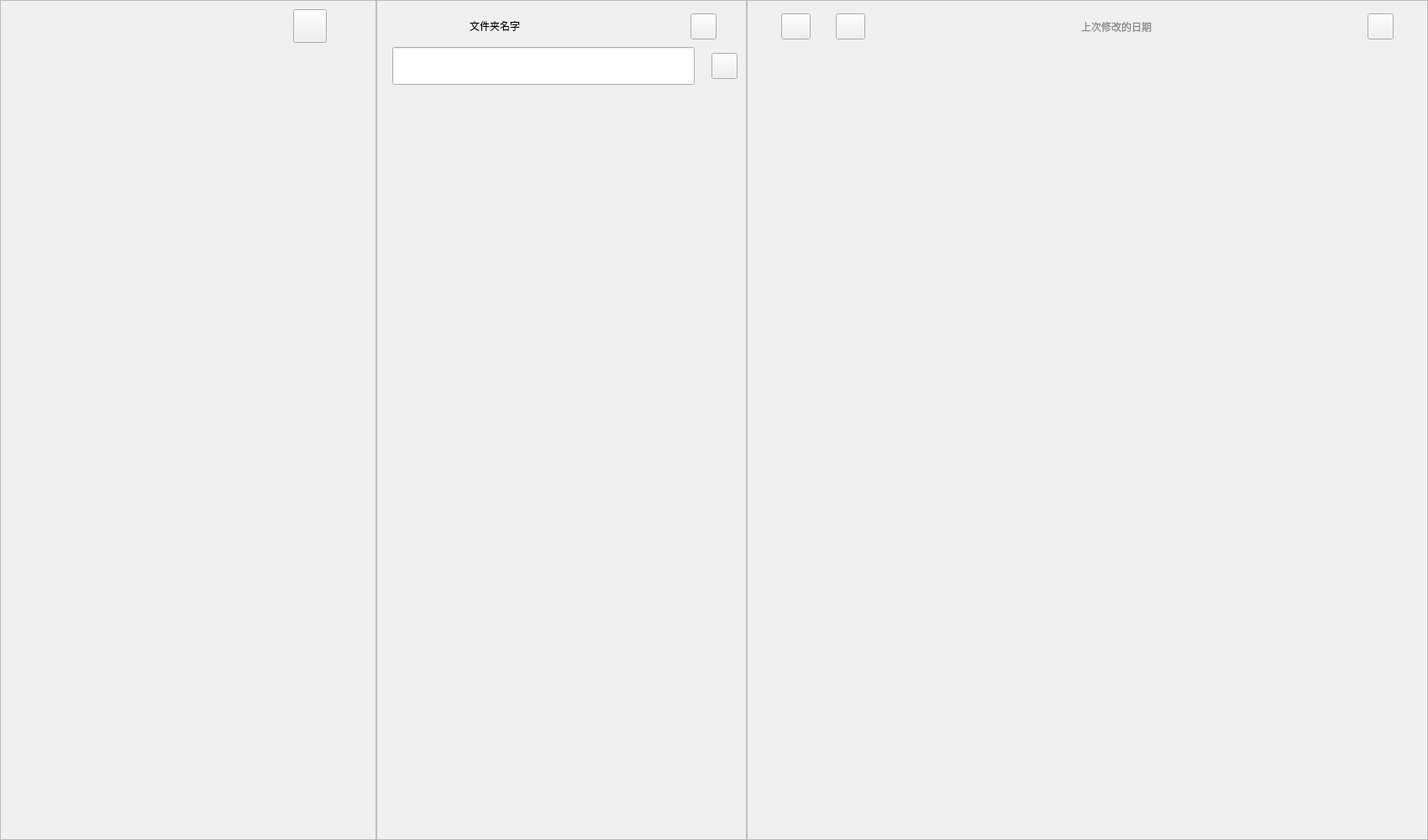
<?xml version="1.0" encoding="UTF-8"?>
<ui version="4.0">
 <class>MainWindow</class>
 <widget class="QMainWindow" name="MainWindow">
  <property name="geometry">
   <rect>
    <x>0</x>
    <y>0</y>
    <width>1700</width>
    <height>1000</height>
   </rect>
  </property>
  <property name="windowTitle">
   <string>ConvNotes</string>
  </property>
  <property name="windowIcon">
   <iconset resource="source.qrc">
    <normaloff>:/image/titleIcon.jpg</normaloff>:/image/titleIcon.jpg</iconset>
  </property>
  <widget class="QWidget" name="centralwidget">
   <property name="styleSheet">
    <string notr="true"/>
   </property>
   <layout class="QGridLayout" name="gridLayout_2">
    <property name="leftMargin">
     <number>0</number>
    </property>
    <property name="topMargin">
     <number>0</number>
    </property>
    <property name="rightMargin">
     <number>0</number>
    </property>
    <property name="bottomMargin">
     <number>0</number>
    </property>
    <property name="spacing">
     <number>0</number>
    </property>
    <item row="0" column="0">
     <widget class="QFrame" name="backFrame">
      <property name="styleSheet">
       <string notr="true">#backFrame 
{ 
	    
	background-color: rgb(240, 240, 240);
} 
#backFrame * 
{ 
    border-image:url(); 
}</string>
      </property>
      <property name="frameShape">
       <enum>QFrame::StyledPanel</enum>
      </property>
      <property name="frameShadow">
       <enum>QFrame::Raised</enum>
      </property>
      <layout class="QVBoxLayout" name="verticalLayout_4">
       <property name="spacing">
        <number>0</number>
       </property>
       <property name="leftMargin">
        <number>0</number>
       </property>
       <property name="topMargin">
        <number>0</number>
       </property>
       <property name="rightMargin">
        <number>0</number>
       </property>
       <property name="bottomMargin">
        <number>0</number>
       </property>
       <item>
        <widget class="QSplitter" name="splitter">
         <property name="enabled">
          <bool>true</bool>
         </property>
         <property name="sizePolicy">
          <sizepolicy hsizetype="Expanding" vsizetype="Expanding">
           <horstretch>0</horstretch>
           <verstretch>0</verstretch>
          </sizepolicy>
         </property>
         <property name="styleSheet">
          <string notr="true">QSplitter::handle 
{ 
	background-color: rgb(191, 191, 191);
}</string>
         </property>
         <property name="lineWidth">
          <number>2</number>
         </property>
         <property name="orientation">
          <enum>Qt::Horizontal</enum>
         </property>
         <property name="handleWidth">
          <number>2</number>
         </property>
         <property name="childrenCollapsible">
          <bool>false</bool>
         </property>
         <widget class="QWidget" name="layoutWidget">
          <layout class="QVBoxLayout" name="verticalLayout">
           <property name="spacing">
            <number>0</number>
           </property>
           <item>
            <spacer name="verticalSpacer">
             <property name="orientation">
              <enum>Qt::Vertical</enum>
             </property>
             <property name="sizeType">
              <enum>QSizePolicy::Fixed</enum>
             </property>
             <property name="sizeHint" stdset="0">
              <size>
               <width>20</width>
               <height>10</height>
              </size>
             </property>
            </spacer>
           </item>
           <item>
            <layout class="QHBoxLayout" name="horizontalLayout">
             <property name="spacing">
              <number>0</number>
             </property>
             <item>
              <spacer name="horizontalSpacer_13">
               <property name="orientation">
                <enum>Qt::Horizontal</enum>
               </property>
               <property name="sizeType">
                <enum>QSizePolicy::Preferred</enum>
               </property>
               <property name="sizeHint" stdset="0">
                <size>
                 <width>300</width>
                 <height>20</height>
                </size>
               </property>
              </spacer>
             </item>
             <item>
              <widget class="QPushButton" name="settingButton">
               <property name="minimumSize">
                <size>
                 <width>40</width>
                 <height>40</height>
                </size>
               </property>
               <property name="maximumSize">
                <size>
                 <width>30</width>
                 <height>50</height>
                </size>
               </property>
               <property name="text">
                <string/>
               </property>
              </widget>
             </item>
             <item>
              <spacer name="horizontalSpacer">
               <property name="orientation">
                <enum>Qt::Horizontal</enum>
               </property>
               <property name="sizeType">
                <enum>QSizePolicy::Fixed</enum>
               </property>
               <property name="sizeHint" stdset="0">
                <size>
                 <width>10</width>
                 <height>20</height>
                </size>
               </property>
              </spacer>
             </item>
            </layout>
           </item>
           <item>
            <widget class="myTreeView" name="allPackageTreeView">
             <property name="minimumSize">
              <size>
               <width>350</width>
               <height>0</height>
              </size>
             </property>
             <property name="styleSheet">
              <string notr="true">background-color: transparent;
border:none;

</string>
             </property>
            </widget>
           </item>
          </layout>
         </widget>
         <widget class="QWidget" name="layoutWidget">
          <layout class="QVBoxLayout" name="verticalLayout_2">
           <property name="spacing">
            <number>0</number>
           </property>
           <property name="topMargin">
            <number>10</number>
           </property>
           <item>
            <layout class="QHBoxLayout" name="horizontalLayout_2">
             <property name="spacing">
              <number>0</number>
             </property>
             <item>
              <spacer name="horizontalSpacer_2">
               <property name="orientation">
                <enum>Qt::Horizontal</enum>
               </property>
               <property name="sizeType">
                <enum>QSizePolicy::Fixed</enum>
               </property>
               <property name="sizeHint" stdset="0">
                <size>
                 <width>20</width>
                 <height>20</height>
                </size>
               </property>
              </spacer>
             </item>
             <item>
              <widget class="QLabel" name="iconPackageLabel">
               <property name="minimumSize">
                <size>
                 <width>24</width>
                 <height>24</height>
                </size>
               </property>
               <property name="maximumSize">
                <size>
                 <width>24</width>
                 <height>24</height>
                </size>
               </property>
               <property name="styleSheet">
                <string notr="true">color: rgb(85, 255, 255);</string>
               </property>
               <property name="text">
                <string/>
               </property>
              </widget>
             </item>
             <item>
              <spacer name="horizontalSpacer_3">
               <property name="orientation">
                <enum>Qt::Horizontal</enum>
               </property>
               <property name="sizeType">
                <enum>QSizePolicy::Fixed</enum>
               </property>
               <property name="sizeHint" stdset="0">
                <size>
                 <width>20</width>
                 <height>20</height>
                </size>
               </property>
              </spacer>
             </item>
             <item>
              <widget class="QLabel" name="packageNameLabel">
               <property name="minimumSize">
                <size>
                 <width>130</width>
                 <height>40</height>
                </size>
               </property>
               <property name="maximumSize">
                <size>
                 <width>120</width>
                 <height>16777215</height>
                </size>
               </property>
               <property name="styleSheet">
                <string notr="true">font: 600 9pt &quot;Segoe UI&quot;;</string>
               </property>
               <property name="text">
                <string>文件夹名字</string>
               </property>
              </widget>
             </item>
             <item>
              <spacer name="horizontalSpacer_4">
               <property name="orientation">
                <enum>Qt::Horizontal</enum>
               </property>
               <property name="sizeType">
                <enum>QSizePolicy::Fixed</enum>
               </property>
               <property name="sizeHint" stdset="0">
                <size>
                 <width>110</width>
                 <height>20</height>
                </size>
               </property>
              </spacer>
             </item>
             <item>
              <widget class="QPushButton" name="addFileButton">
               <property name="minimumSize">
                <size>
                 <width>31</width>
                 <height>31</height>
                </size>
               </property>
               <property name="maximumSize">
                <size>
                 <width>30</width>
                 <height>30</height>
                </size>
               </property>
               <property name="text">
                <string/>
               </property>
              </widget>
             </item>
             <item>
              <spacer name="horizontalSpacer_14">
               <property name="orientation">
                <enum>Qt::Horizontal</enum>
               </property>
               <property name="sizeType">
                <enum>QSizePolicy::Fixed</enum>
               </property>
               <property name="sizeHint" stdset="0">
                <size>
                 <width>10</width>
                 <height>20</height>
                </size>
               </property>
              </spacer>
             </item>
            </layout>
           </item>
           <item>
            <layout class="QHBoxLayout" name="horizontalLayout_3">
             <property name="spacing">
              <number>0</number>
             </property>
             <property name="topMargin">
              <number>5</number>
             </property>
             <item>
              <spacer name="horizontalSpacer_5">
               <property name="orientation">
                <enum>Qt::Horizontal</enum>
               </property>
               <property name="sizeType">
                <enum>QSizePolicy::Fixed</enum>
               </property>
               <property name="sizeHint" stdset="0">
                <size>
                 <width>18</width>
                 <height>20</height>
                </size>
               </property>
              </spacer>
             </item>
             <item>
              <widget class="QLineEdit" name="searchLineText">
               <property name="sizePolicy">
                <sizepolicy hsizetype="Expanding" vsizetype="Preferred">
                 <horstretch>0</horstretch>
                 <verstretch>0</verstretch>
                </sizepolicy>
               </property>
               <property name="minimumSize">
                <size>
                 <width>0</width>
                 <height>45</height>
                </size>
               </property>
               <property name="toolTip">
                <string>&lt;html&gt;&lt;head/&gt;&lt;body&gt;&lt;p&gt;&lt;br/&gt;&lt;/p&gt;&lt;/body&gt;&lt;/html&gt;</string>
               </property>
               <property name="styleSheet">
                <string notr="true"/>
               </property>
               <property name="text">
                <string/>
               </property>
              </widget>
             </item>
             <item>
              <spacer name="horizontalSpacer_6">
               <property name="orientation">
                <enum>Qt::Horizontal</enum>
               </property>
               <property name="sizeType">
                <enum>QSizePolicy::Fixed</enum>
               </property>
               <property name="sizeHint" stdset="0">
                <size>
                 <width>20</width>
                 <height>20</height>
                </size>
               </property>
              </spacer>
             </item>
             <item>
              <widget class="QToolButton" name="searchButton">
               <property name="minimumSize">
                <size>
                 <width>31</width>
                 <height>31</height>
                </size>
               </property>
               <property name="maximumSize">
                <size>
                 <width>31</width>
                 <height>31</height>
                </size>
               </property>
               <property name="styleSheet">
                <string notr="true"/>
               </property>
               <property name="text">
                <string/>
               </property>
              </widget>
             </item>
             <item>
              <spacer name="horizontalSpacer_7">
               <property name="orientation">
                <enum>Qt::Horizontal</enum>
               </property>
               <property name="sizeType">
                <enum>QSizePolicy::Fixed</enum>
               </property>
               <property name="sizeHint" stdset="0">
                <size>
                 <width>10</width>
                 <height>20</height>
                </size>
               </property>
              </spacer>
             </item>
            </layout>
           </item>
           <item>
            <spacer name="verticalSpacer_2">
             <property name="orientation">
              <enum>Qt::Vertical</enum>
             </property>
             <property name="sizeType">
              <enum>QSizePolicy::Fixed</enum>
             </property>
             <property name="sizeHint" stdset="0">
              <size>
               <width>20</width>
               <height>5</height>
              </size>
             </property>
            </spacer>
           </item>
           <item>
            <widget class="myListView" name="filesListView">
             <property name="styleSheet">
              <string notr="true">background-color: transparent;
border:none;

</string>
             </property>
            </widget>
           </item>
          </layout>
         </widget>
         <widget class="QWidget" name="layoutWidget">
          <layout class="QVBoxLayout" name="verticalLayout_3">
           <property name="spacing">
            <number>0</number>
           </property>
           <property name="topMargin">
            <number>10</number>
           </property>
           <item>
            <layout class="QHBoxLayout" name="horizontalLayout_4">
             <property name="spacing">
              <number>0</number>
             </property>
             <property name="topMargin">
              <number>5</number>
             </property>
             <item>
              <spacer name="horizontalSpacer_8">
               <property name="orientation">
                <enum>Qt::Horizontal</enum>
               </property>
               <property name="sizeType">
                <enum>QSizePolicy::Fixed</enum>
               </property>
               <property name="sizeHint" stdset="0">
                <size>
                 <width>40</width>
                 <height>20</height>
                </size>
               </property>
              </spacer>
             </item>
             <item>
              <widget class="QPushButton" name="textShowButton">
               <property name="maximumSize">
                <size>
                 <width>35</width>
                 <height>35</height>
                </size>
               </property>
               <property name="text">
                <string/>
               </property>
              </widget>
             </item>
             <item>
              <spacer name="horizontalSpacer_9">
               <property name="orientation">
                <enum>Qt::Horizontal</enum>
               </property>
               <property name="sizeType">
                <enum>QSizePolicy::Fixed</enum>
               </property>
               <property name="sizeHint" stdset="0">
                <size>
                 <width>30</width>
                 <height>20</height>
                </size>
               </property>
              </spacer>
             </item>
             <item>
              <widget class="QPushButton" name="listShowButton">
               <property name="maximumSize">
                <size>
                 <width>35</width>
                 <height>35</height>
                </size>
               </property>
               <property name="text">
                <string/>
               </property>
              </widget>
             </item>
             <item>
              <spacer name="horizontalSpacer_10">
               <property name="orientation">
                <enum>Qt::Horizontal</enum>
               </property>
               <property name="sizeType">
                <enum>QSizePolicy::Expanding</enum>
               </property>
               <property name="sizeHint" stdset="0">
                <size>
                 <width>100</width>
                 <height>20</height>
                </size>
               </property>
              </spacer>
             </item>
             <item>
              <widget class="QLabel" name="lastChangeDateLabel">
               <property name="styleSheet">
                <string notr="true">color: rgb(132, 132, 132);
font: 700 9pt &quot;Arial&quot;;
</string>
               </property>
               <property name="text">
                <string>上次修改的日期</string>
               </property>
               <property name="alignment">
                <set>Qt::AlignCenter</set>
               </property>
              </widget>
             </item>
             <item>
              <spacer name="horizontalSpacer_11">
               <property name="orientation">
                <enum>Qt::Horizontal</enum>
               </property>
               <property name="sizeType">
                <enum>QSizePolicy::Expanding</enum>
               </property>
               <property name="sizeHint" stdset="0">
                <size>
                 <width>240</width>
                 <height>20</height>
                </size>
               </property>
              </spacer>
             </item>
             <item>
              <widget class="QPushButton" name="moreSelectButton">
               <property name="minimumSize">
                <size>
                 <width>31</width>
                 <height>31</height>
                </size>
               </property>
               <property name="maximumSize">
                <size>
                 <width>31</width>
                 <height>31</height>
                </size>
               </property>
               <property name="text">
                <string/>
               </property>
              </widget>
             </item>
             <item>
              <spacer name="horizontalSpacer_12">
               <property name="orientation">
                <enum>Qt::Horizontal</enum>
               </property>
               <property name="sizeType">
                <enum>QSizePolicy::Fixed</enum>
               </property>
               <property name="sizeHint" stdset="0">
                <size>
                 <width>40</width>
                 <height>20</height>
                </size>
               </property>
              </spacer>
             </item>
            </layout>
           </item>
           <item>
            <widget class="CustomDocument" name="mainTextEdit">
             <property name="styleSheet">
              <string notr="true">background-color: transparent;
border:none;</string>
             </property>
            </widget>
           </item>
          </layout>
         </widget>
        </widget>
       </item>
      </layout>
     </widget>
    </item>
   </layout>
  </widget>
 </widget>
 <customwidgets>
  <customwidget>
   <class>CustomDocument</class>
   <extends>QTextEdit</extends>
   <header>customDocument.h</header>
  </customwidget>
  <customwidget>
   <class>myTreeView</class>
   <extends>QTreeView</extends>
   <header>mytreeview.h</header>
  </customwidget>
  <customwidget>
   <class>myListView</class>
   <extends>QListView</extends>
   <header location="global">mylistview.h</header>
  </customwidget>
 </customwidgets>
 <resources>
  <include location="source.qrc"/>
 </resources>
 <connections/>
</ui>
